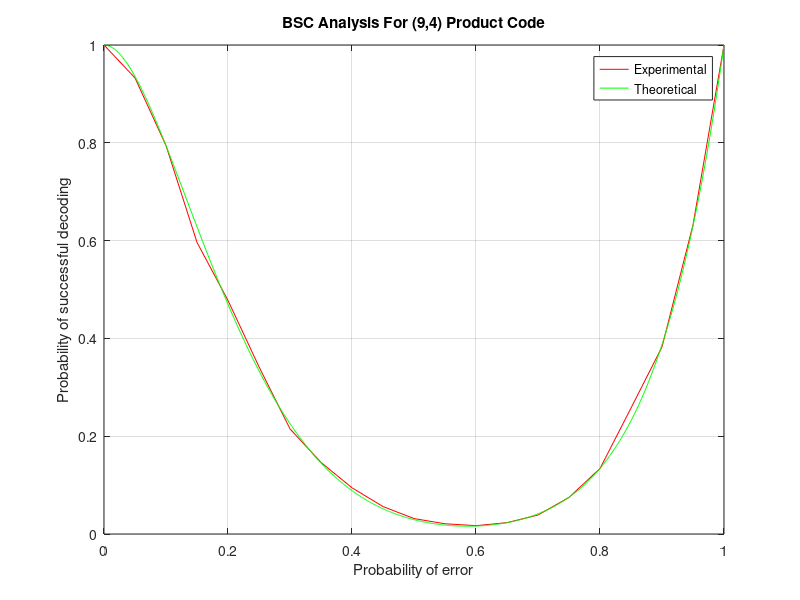

The MATLAB source for this figure:
%% About
clear vars;
close all;
clc;
% BSC graph analysis(Theoretical)
%% Load data
load analysis_BSC.mat;
%% Generating support matrix and theoretical values
support_matrix = [];
prob_set2 = 0:0.001:1;
for temp = 0:9
    support_matrix = [support_matrix; prob_set2.^temp .* (1 - prob_set2).^(9 - temp)]; 
end
set_selected = [ 1, 9, 4, 0, 0, 0, 0, 0, 0, 1 ];
raw_estimations2 = support_matrix' * set_selected';
%% Ploting part
figure(1);
plot(prob_set, raw_estimations, 'r')
hold on;
plot(prob_set2, raw_estimations2, 'g')
title('BSC Analysis For (9,4) Product Code');
xlabel('Probability of error');
ylabel('Probability of successful decoding');
legend('Experimental','Theoretical');
grid on;
